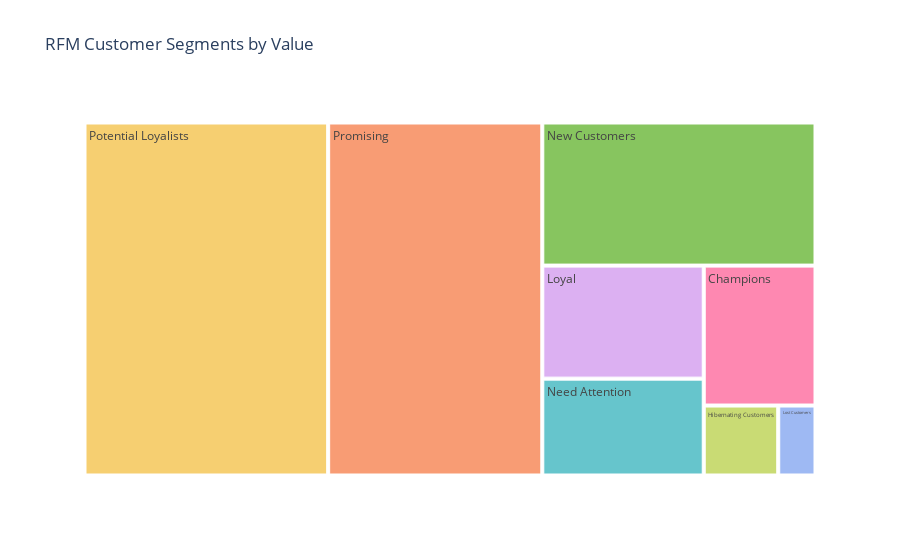

Write notebook code for a chart like this one.
### Code cell
import plotly.express as px
treemap_segment_product = px.treemap(segment_product_counts, 
                                         path=['Value Segment'], 
                                         values='Count',
                                         color='Value Segment', color_discrete_sequence=px.colors.qualitative.Pastel,
                                         title='RFM Customer Segments by Value')
treemap_segment_product.show()

### Figure 1 — Plotly figure (JSON) as saved in the notebook; plotly's stock layout.template omitted (floating-point values rounded to 4 significant figures)
{"data": [{"branchvalues": "total", "customdata": [["Need Attention"], ["Potential Loyalists"], ["Promising"], ["Loyal"], ["New Customers"], ["Lost Customers"], ["Champions"], ["Hibernating Customers"]], "domain": {"x": [0, 1], "y": [0, 1]}, "hovertemplate": "labels=%{label}<br>Count=%{value}<br>parent=%{parent}<br>id=%{id}<br>Value Segment=%{customdata[0]}<extra></extra>", "ids": ["Need Attention", "Potential Loyalists", "Promising", "Loyal", "New Customers", "Lost Customers", "Champions", "Hibernating Customers"], "labels": ["Need Attention", "Potential Loyalists", "Promising", "Loyal", "New Customers", "Lost Customers", "Champions", "Hibernating Customers"], "marker": {"colors": ["rgb(102, 197, 204)", "rgb(246, 207, 113)", "rgb(248, 156, 116)", "rgb(220, 176, 242)", "rgb(135, 197, 95)", "rgb(158, 185, 243)", "rgb(254, 136, 177)", "rgb(201, 219, 116)"]}, "name": "", "parents": ["", "", "", "", "", "", "", ""], "type": "treemap", "values": [6, 33, 29, 7, 15, 1, 6, 2]}], "layout": {"legend": {"tracegroupgap": 0}, "title": {"text": "RFM Customer Segments by Value"}, "treemapcolorway": ["rgb(102, 197, 204)", "rgb(246, 207, 113)", "rgb(248, 156, 116)", "rgb(220, 176, 242)", "rgb(135, 197, 95)", "rgb(158, 185, 243)", "rgb(254, 136, 177)", "rgb(201, 219, 116)", "rgb(139, 224, 164)", "rgb(180, 151, 231)", "rgb(179, 179, 179)"]}}
